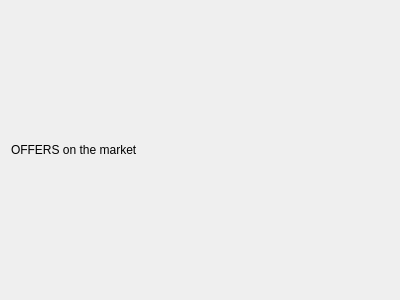
<?xml version="1.0" encoding="UTF-8"?>
<ui version="4.0">
 <class>MTOfferDetails</class>
 <widget class="MTEditDetails" name="MTOfferDetails">
  <property name="geometry">
   <rect>
    <x>0</x>
    <y>0</y>
    <width>400</width>
    <height>300</height>
   </rect>
  </property>
  <property name="windowTitle">
   <string>Form</string>
  </property>
  <layout class="QVBoxLayout" name="verticalLayout">
   <item>
    <widget class="QLabel" name="label">
     <property name="text">
      <string>OFFERS on the market</string>
     </property>
    </widget>
   </item>
  </layout>
 </widget>
 <customwidgets>
  <customwidget>
   <class>MTEditDetails</class>
   <extends>QWidget</extends>
   <header>editdetails.h</header>
   <container>1</container>
  </customwidget>
 </customwidgets>
 <resources/>
 <connections/>
</ui>
